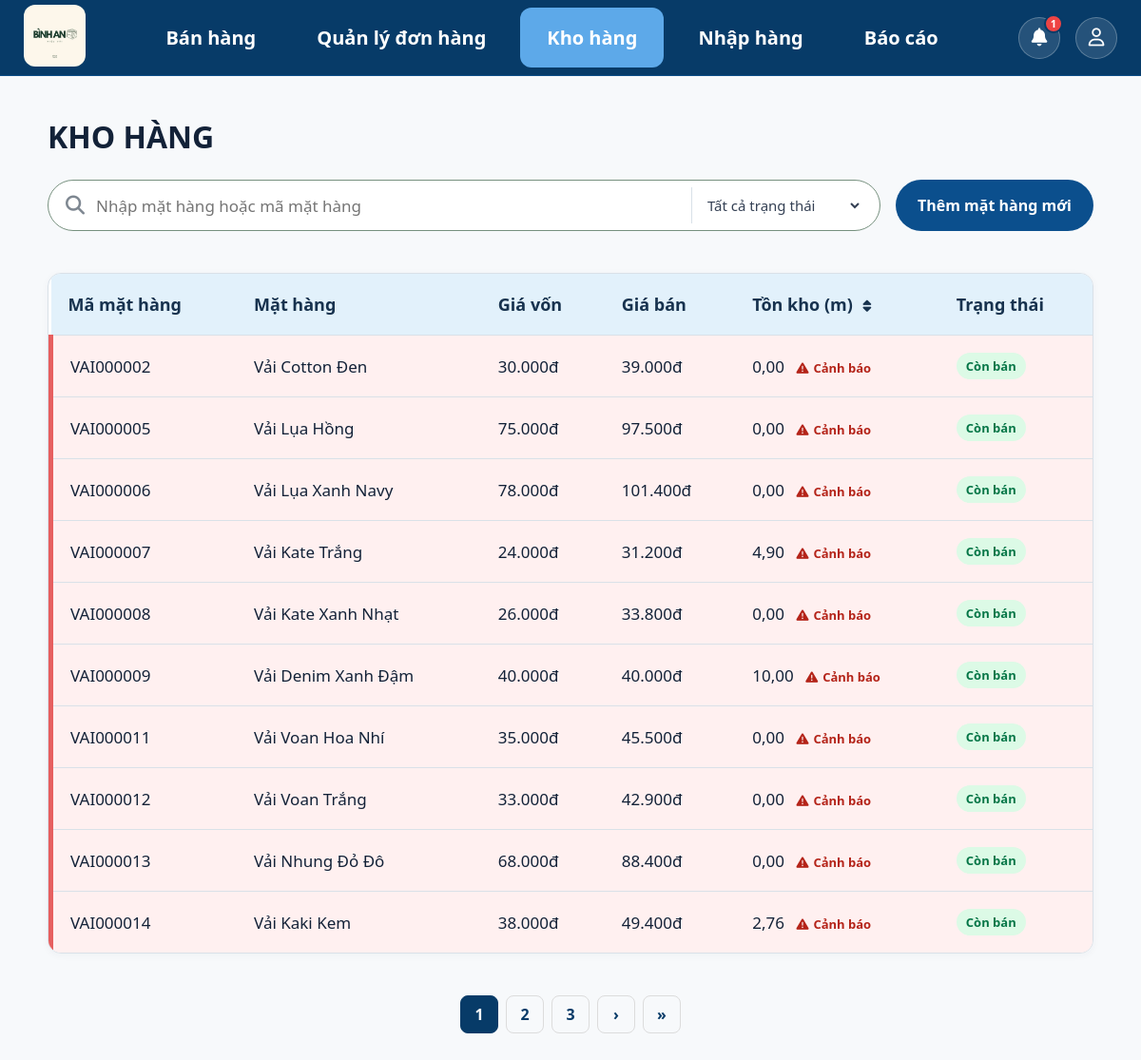
The page /inventory/ (signed in) on the database as committed earlier.
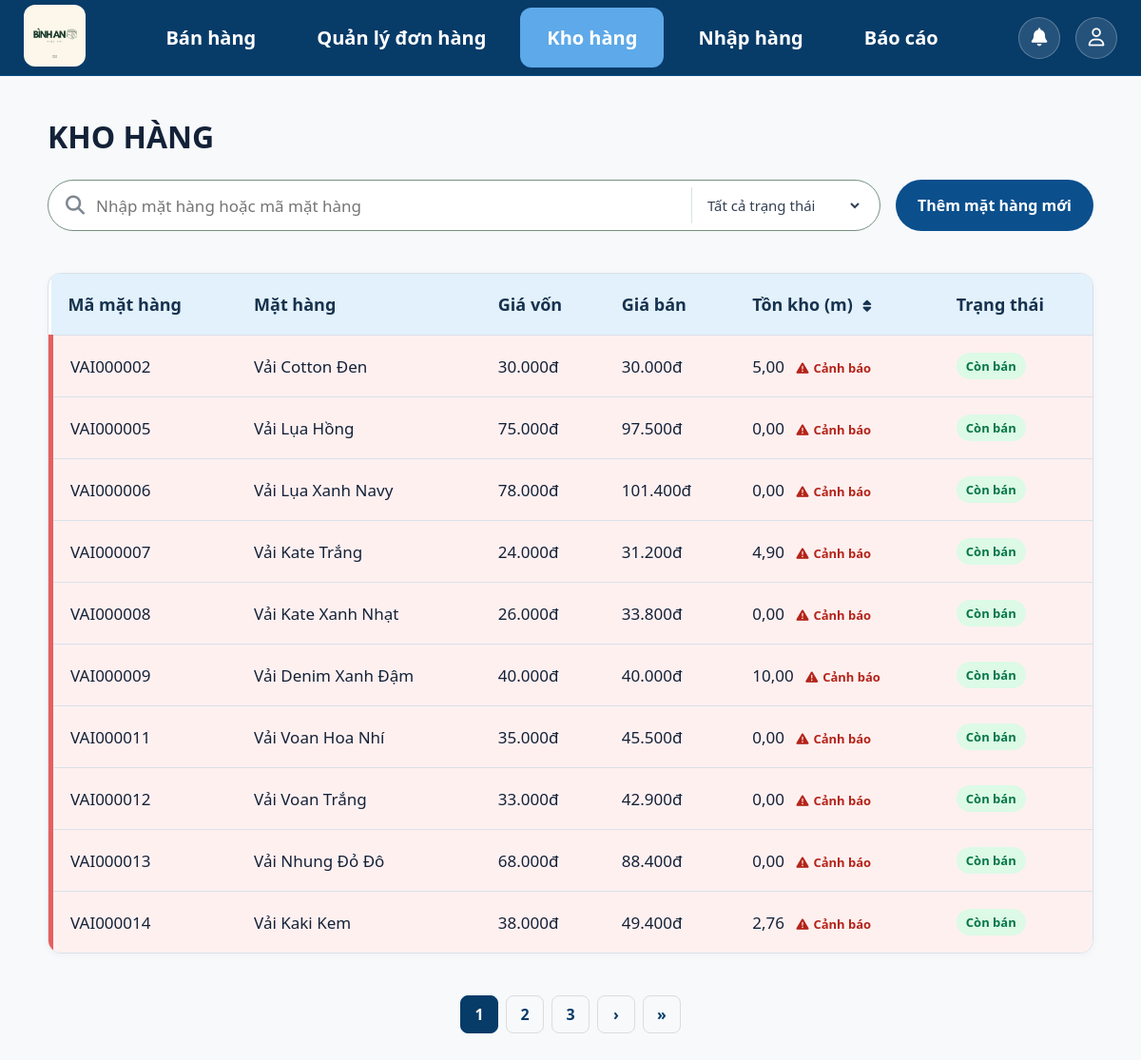
The same page on the database as committed later.
### inventory/models.py (models this page shows, shortened)
class Product(models.Model):
    class Status(models.TextChoices):
        ACTIVE = "active", "Còn bán"
        INACTIVE = "inactive", "Ngừng kinh doanh"
    name = models.CharField(max_length=200,unique=True,verbose_name="Tên vải"    )
    cost_price = models.DecimalField(max_digits=12,decimal_places=0,default=0, verbose_name="Giá vốn"    )
    selling_price = models.DecimalField(max_digits=12,decimal_places=0,default=0,verbose_name="Giá bán")
    stock_quantity = models.DecimalField(max_digits=10,decimal_places=2,default=Decimal("0.00"),verbose_name="Tồn kho (mét)")
    minimum_stock = models.DecimalField(max_digits=10,decimal_places=2,default=10,verbose_name="Tồn kho tối thiểu")
    status = models.CharField(max_length=20,choices=Status.choices,default=Status.ACTIVE, verbose_name="Trạng thái")
    created_at = models.DateTimeField(auto_now_add=True)
    updated_at = models.DateTimeField(auto_now=True)
    profit_margin = models.DecimalField(max_digits=5,decimal_places=2,default=Decimal("0.00"), verbose_name="Tỷ lệ lợi nhuận (%)")
    @property
    def fabric_code(self):
        return f"VAI{self.pk:06d}" if self.pk else "VAI"
    class Meta:
        verbose_name = "Mặt hàng"
        verbose_name_plural = "Mặt hàng"
        ordering = ["name"]

### inventory/views.py (the view)
# urls.py: path("", views.product_list, name="product_list"),
@login_required(login_url="login")
def product_list(request):
    query = request.GET.get("q", "").strip()
    selected_status = request.GET.get("status", "").strip()
    stock_sort = request.GET.get("sort", "").strip()
    products = process_search_products(keyword=query, status=selected_status)
    if stock_sort in {"stock_asc", "stock_desc"}:
        stock_order = "-stock_quantity" if stock_sort == "stock_desc" else "stock_quantity"
        products = products.order_by("low_stock_order", stock_order, "pk")
    else:
        products = products.order_by("low_stock_order", "pk")
    paginator = Paginator(products, 10)
    page_number = request.GET.get("page")
    page_obj = paginator.get_page(page_number)
    next_stock_sort = "stock_desc" if stock_sort == "stock_asc" else "stock_asc"
    stock_sort_params = {"sort": next_stock_sort}
    if query:
        stock_sort_params["q"] = query
    if selected_status:
        stock_sort_params["status"] = selected_status
    return render(
        request,
        "inventory/product_list.html",
        {
            "products": page_obj,
            "page_obj": page_obj,
            "query": query,
            "selected_status": selected_status,
            "status_choices": Product.Status.choices,
            "stock_sort": stock_sort,
            "stock_sort_url": f"?{urlencode(stock_sort_params)}",
        },
    )

### accounts/context_processors.py (called while the page is built)
def notifications_context(request):
    if request.user.is_authenticated:
        user_notifications = Notification.objects.filter(receiver=request.user).order_by("-created_at")[:10]
        unread_count = Notification.objects.filter(receiver=request.user, is_read=False).count()
        return {
            "notifications": user_notifications,
            "unread_notification_count": unread_count,
        }
    return {
        "notifications": [],
        "unread_notification_count": 0,
    }

### accounts/models.py (called while the page is built)
    @property
    def is_owner(self):
        return self.role == self.Role.OWNER

### inventory/utils.py (called while the page is built)
def process_search_products(keyword="", status=""):
    products = Product.objects.annotate(
        low_stock_order=Case(
            When(stock_quantity__lte=F("minimum_stock"), then=Value(0)),
            default=Value(1),
            output_field=IntegerField(),
        )
    )
    keyword = keyword.strip() if keyword else ""
    if keyword:
        filters = Q(name__icontains=keyword) | Q(id__icontains=keyword)
        code_value = keyword.upper().removeprefix("VAI-").removeprefix("VAI")
        if code_value.isdigit():
            filters |= Q(pk=int(code_value))
        products = products.filter(filters)
    if status:
        valid_statuses = {choice[0] for choice in Product.Status.choices}
        if status in valid_statuses:
            products = products.filter(status=status)
    return products

### sales/templatetags/money.py (called while the page is built)
@register.filter
def money(value):
    if value in [None, ""]:
        return ""
    try:
        numeric_value = float(value)
        return f"{numeric_value:,.0f}".replace(",", ".") + "đ"
    except (ValueError, TypeError):
        return value

### templates/inventory/product_list.html (shortened to what this page needs)
{% extends "base.html" %}
{% load static %}
{% load money %}
{% block nav_product %} active {% endblock %}
{% block css %}
<link rel="stylesheet" href="{% static 'css/inventory.css' %}">
<link rel="stylesheet" href="{% static 'css/layout.css' %}">
{% endblock %}
{% block content %}
<div class="page-content" id="product-page" data-is-owner="{{ user.is_owner|yesno:'true,false' }}">
    <div class="page-heading">
        <div>
            <h1>KHO HÀNG</h1>
        </div>
    </div>
    <div class="search-header">
        <form id="searchForm" class="search-form" method="get">
            <i class="fa-solid fa-magnifying-glass"></i>
            <input id="q" name="q" value="{{ query }}" placeholder="Nhập mặt hàng hoặc mã mặt hàng" autocomplete="off">
            <select id="status" name="status">
                <option value="">Tất cả trạng thái</option>
            </select>
        </form>
        {% if user.is_owner %}
            <div class="search-actions">
                <a href="{% url 'inventory:product_create' %}" class="btn-add">
                    Thêm mặt hàng mới
                </a>
            </div>
        {% endif %}
    </div>
    <section class="table-card" aria-label="Danh sách mặt hàng">
        <table>
            <thead>
                <tr>
                    <th>Mã mặt hàng</th>
                    <th>Mặt hàng</th>
                    {% if user.is_owner %}
                        <th>Giá vốn</th>
                    {% endif %}
                    <th>Giá bán</th>
                    <th>
                        <a class="sort-link" href="{{ stock_sort_url }}"> Tồn kho (m)
                            {% if stock_sort == "stock_asc" %}
                                <i class="fa-solid fa-arrow-up"></i>
                            {% elif stock_sort == "stock_desc" %}
                                <i class="fa-solid fa-arrow-down"></i>
                            {% else %}
                                <i class="fa-solid fa-sort"></i>
                            {% endif %}
                        </a>
                    </th>
                    <th>Trạng thái</th>
                </tr>
            </thead>
            <tbody id="product-table-body">
                {% for product in products %}
                    <tr class="{% if product.stock_quantity <= product.minimum_stock %}low-stock{% endif %}" {% if user.is_owner %} onclick="window.location='{% url 'inventory:product_detail' product.id %}'" style="cursor:pointer;" {% endif %}>
                        <td>{{ product.fabric_code }}</td>
                        <td>{{ product.name }}</td>
                        {% if user.is_owner %}
                            <td>{{ product.cost_price|money }}</td>
                        {% endif %}
                        <td>{{ product.selling_price|money }}</td>
                        <td>
                            {{ product.stock_quantity|floatformat:2 }}
                            {% if product.stock_quantity <= product.minimum_stock %}
                                <span class="warning"><i class="fa-solid fa-triangle-exclamation"></i> Cảnh báo</span>
                            {% endif %}
                        </td>
                        <td>
                            <span class="status {{ product.status }}">{{ product.get_status_display }}</span>
                        </td>
                    </tr>
                {% empty %}
                    <tr>
                        <td colspan="{% if user.is_owner %}6{% else %}5{% endif %}" class="empty-state">
                            Không tìm thấy mặt hàng phù hợp.
                        </td>
                    </tr>
                {% endfor %}
            </tbody>
        </table>
    </section>
    <div class="pagination">
        {% for num in page_obj.paginator.page_range %}
            {% if page_obj.number == num %}
                <span class="current">{{ num }}</span>
            {% elif num > page_obj.number|add:'-3' and num < page_obj.number|add:'3' %}
                <a href="?page={{ num }}&q={{ query }}&status={{ selected_status }}&sort={{ stock_sort }}">
                    {{ num }}
                </a>
            {% endif %}
        {% endfor %}
        {% if page_obj.has_next %}
            <a href="?page={{ page_obj.next_page_number }}&q={{ query }}&status={{ selected_status }}&sort={{ stock_sort }}">›</a>
            <a href="?page={{ page_obj.paginator.num_pages }}&q={{ query }}&status={{ selected_status }}&sort={{ stock_sort }}">»</a>
        {% endif %}
    </div>
</div>
{% endblock %}

### templates/base.html (shortened to what this page needs)
{% load static %}
<!DOCTYPE html>
<html lang="vi">
<head>
    <link rel="stylesheet" href="https://cdnjs.cloudflare.com/ajax/libs/font-awesome/6.6.0/css/all.min.css">
    <link rel="stylesheet" href="{% static 'css/base.css' %}">
    {% block css %}{% endblock %}
</head>
<body>
<header class="header">
    <div class="logo">
        <img src="{% static 'img/logo.jpg' %}" alt="Logo">
    </div>
    <nav class="navbar">
        {% if user.is_authenticated %}
            <a href="{% url 'sales:homepage' %}" class="nav-item {% block nav_sales %}{% endblock %}">Bán hàng</a>
            <a href="{% url 'sales:orders_management' %}" class="nav-item {% block nav_order %}{% endblock %}">Quản lý đơn hàng</a>
            <a href="{% url 'inventory:product_list' %}" class="nav-item {% block nav_product %}{% endblock %}">Kho hàng</a>
            {% if user.is_owner %}
                <a href="{% url 'inventory:purchase_list' %}" class="nav-item {% block nav_purchase %}{% endblock %}">Nhập hàng</a>
                <a href="{% url 'sales:reports' %}" class="nav-item {% block nav_reports %}{% endblock %}">Báo cáo</a>
            {% endif %}
        {% endif %}
    </nav>
    <div class="header-right">
        <div class="notification-dropdown">
            <button type="button" class="notification-btn" title="Thông báo" id="btn-toggle-notif">
                <i class="fa-solid fa-bell"></i>
                {% if unread_notification_count > 0 %}
                    <span class="notification-badge">{{ unread_notification_count }}</span>
                {% endif %}
            </button>
        </div>
        <div class="user-dropdown">
            <button type="button" class="user-btn" title="{{ request.user.full_name  }}" id="btn-toggle-user">
                <i class="fa-regular fa-user"></i>
            </button>
        </div>
    </div>
</header>
<main>
    {% block content %}{% endblock %}
</main>
</body>
</html>

### static/css/base.css (style rules this page uses)
* { margin: 0; padding: 0; box-sizing: border-box; font-family: "Segoe UI", sans-serif; }
body { background: #f5f6f8; color: #132238; }
main { width: 100%; }
.header { height: 80px; background: #073B68; display: flex; justify-content: space-between; align-items: center; padding: 0 25px; border-bottom: 1px solid #0c4e87; position: relative; z-index: 1000; }
.logo img { height: 65px; border-radius: 12px; }
.navbar { display: flex; align-items: center; gap: 8px; }
.nav-item { color: white; text-decoration: none; padding: 18px 28px; font-size: 20px; font-weight: 600; border-radius: 12px; transition: .2s; }
.nav-item.active { background: #5da9e9; border-radius: 12px; }
.header-right { display: flex; align-items: center; gap: 16px; }
.notification-dropdown, .user-dropdown { position: relative; display: inline-block; }
.notification-dropdown::after, .user-dropdown::after { content: ""; position: absolute; bottom: -12px; left: 0; right: 0; height: 12px; }
.notification-btn, .user-btn { position: relative; width: 44px; height: 44px; border: 1px solid rgba(255, 255, 255, 0.25); border-radius: 50%; background: rgba(255, 255, 255, 0.12); color: #ffffff; cursor: pointer; font-size: 19px; display: flex; align-items: center; justify-content: center; transition: all 0.2s ease; }

### static/css/inventory.css (style rules this page uses)
:root { --navy:#073b68; --blue:#2f88c6; --border:#d9e1e8; --muted:#667085; --warning-bg:#fff0f0; --warning-border:#e65f5f; }
* { box-sizing:border-box; }
body { margin:0; min-height:100vh; padding-top:80px; overflow:auto; background:#f7f9fb; color:#132238; font-family:"Segoe UI", Arial, sans-serif; }
.header { position:fixed; inset:0 0 auto 0; z-index:1000; }
.page-content { max-width:1440px; margin:0 auto; padding:42px 50px 60px; }
.page-heading { display:flex; justify-content:space-between; align-items:center; gap:24px; margin-bottom:24px; }
h1, h2, p { margin-top:0; }
h1 { margin-bottom:6px; font-size:32px; }
.search-header { display:flex; align-items:flex-start; justify-content:space-between; gap:16px; flex-wrap:wrap; margin-bottom:16px; }
.search-form { flex:1 1 700px; min-height:54px; padding:10px 18px; border:1px solid #77917f; background:#fff; border-radius:28px; display:flex; align-items:center; gap:12px; min-width:0; }
.search-form i { color:#7e8791; font-size:21px; }
.search-form input { flex:1; min-width:150px; border:0; outline:0; font-size:18px; }
.search-form select { min-width:180px; border:0; border-left:1px solid var(--border); outline:0; padding:8px 12px; background:#fff; color:#344054; font-size:15px; cursor:pointer; }
.search-actions { display:flex; align-items:center; gap:12px; flex-wrap:wrap; }
.btn-add { display:inline-flex; align-items:center; justify-content:center; min-width:140px; height:54px; padding:0 22px; background:#0b4f8d; color:#fff; border-radius:28px; font-size:16px; font-weight:700; text-decoration:none; border:1px solid transparent; transition:.2s; }
.table-card, .history-card, .detail-card { overflow:hidden; border:1px solid var(--border); border-radius:14px; background:#fff; box-shadow:0 2px 8px rgba(17, 42, 73, .04); }
table { width:100%; border-collapse:collapse; }
th { padding:20px 18px; background:#e2f1fb; color:#17324e; text-align:left; font-size:18px; }
.sort-link { color:inherit; text-decoration:none; white-space:nowrap; }
.sort-link i { margin-left:6px; font-size:14px; }
td { padding:18px; border-top:1px solid var(--border); font-size:17px; }
tbody tr { cursor:pointer; }
tr.low-stock { background:var(--warning-bg); }
tr.low-stock td:first-child { border-left:5px solid var(--warning-border); }
.warning { display:inline-flex; align-items:center; gap:5px; margin-left:8px; color:#b42318; font-size:13px; font-weight:700; }
.status { display:inline-block; padding:5px 9px; border-radius:999px; font-size:13px; font-weight:700; }
.status.active { background:#dcfae6; color:#067647; }

Rows that differ between the two databases and show on the page:
changed Product "VAI000002": selling_price "39.000đ" → "30.000đ"; stock_quantity "0,00" → "5,00"
Other text that changed with them:
{{ unread_notification_count }}: "1" → (not shown)
